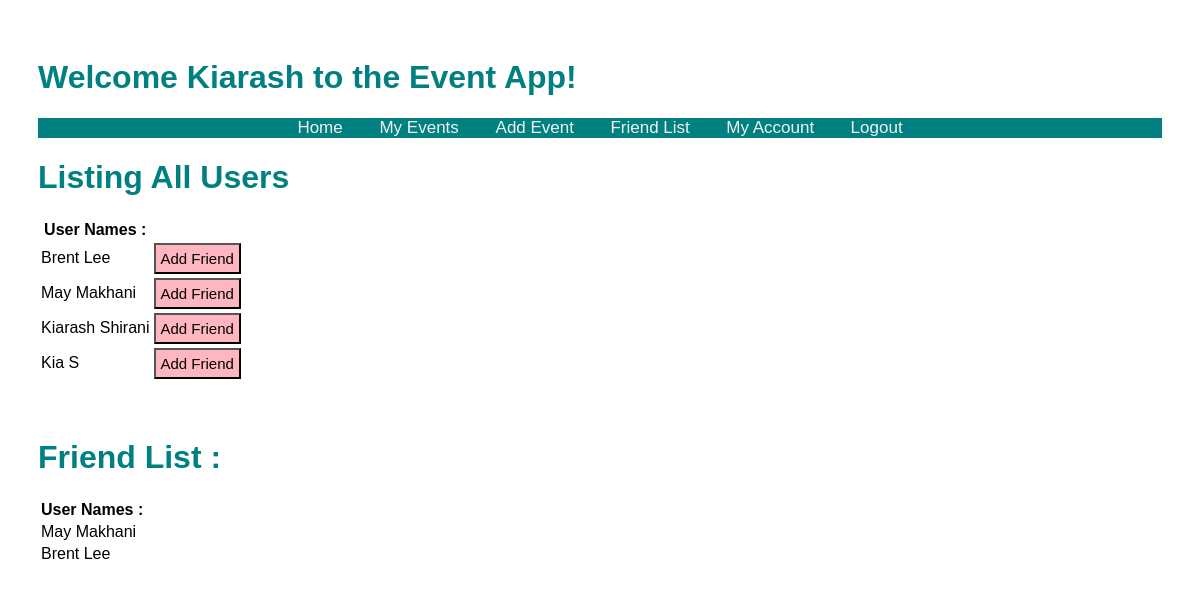
Page /events/friends (signed in) on the committed database.
### models.py (models this page shows, shortened)
class User(db.Model):
    id = db.Column("id", db.Integer, primary_key=True)
    first_name = db.Column("first_name", db.String(100))
    last_name = db.Column("last_name", db.String(100))
    email = db.Column("email", db.String(100))
    password = db.Column(db.String(255), nullable=False)
    registered_on = db.Column(db.DateTime, nullable=False)
    events = db.relationship("Event", backref="user", lazy=True)
    comments = db.relationship("Comment", backref="user", lazy=True)

class Friendship (db.Model):
    id = db.Column(db.Integer, primary_key=True)
    friend_id = db.Column(db.Integer, db.ForeignKey("user.id"), nullable=False)
    user_id = db.Column(db.Integer, db.ForeignKey("user.id"), nullable=False)
    friend = db.relationship("User", backref="user", lazy=True, primaryjoin=friend_id==User.id)

### main.py (the view)
@app.route('/events/friends')
def get_friends():
    if session.get('user'):
        users = db.session.query(User).all()
        my_friends = db.session.query(Friendship).filter_by(user_id = session['user_id']).all()
        return render_template('friends.html', users=users, user=session['user'],friends=my_friends )
    else:
        return redirect(url_for('login'))

### templates/friends.html (shortened to what this page needs)
<!DOCTYPE html>
<html lang="en">
    <head>
        <link rel="stylesheet" href="{{ url_for('static', filename='main.css') }}">
    </head>
    <body>
     <h1>Welcome {{user}} to the Event App!</h1>
     <div class="topnav">
    <nav>
            <a href="{{ url_for('home')}}"> Home </a>
            <a href="/events"> My Events </a>
            <a href="{{url_for('new_event')}}"> Add Event</a>
            <a href="{{url_for('get_friends')}}"> Friend List</a>
            <a href="{{url_for('get_account')}}"> My Account</a>
            <a href="{{ url_for('logout')}}">Logout</a>
        </nav>
     </div>
    <table class="friendlist">
        <h1>Listing All Users</h1>
            <tr>
                <th>User Names :</th>
            </tr>
            {% for user in users %}
            <tr>
                <td>{{user.first_name + " "}}{{user.last_name}}</td>
                <td>
                    <form action = "{{ url_for('friend_add', friend_id=user.id) }}" method="post">
                        <input type="submit" value="Add Friend">
                    </form>
                </td>
            </tr>
            {% endfor %}
        </table>
     <br><br>
    <table class="friendlist">
        <h1> Friend List :</h1>
        <tr>
            <th>User Names : </th>
        </tr>
        {% for friend in friends %}
        <tr>
            <td>{{ friend.friend.first_name + " "}}{{friend.friend.last_name}}</td>
        </tr>
        {% endfor %}
    </table>
    </body>
</html>

### static/main.css (style rules this page uses)
body { padding: 30px 30px; font-family: Arial, Helvetica, sans-serif; }
h1 { color: teal; }
.topnav { overflow: hidden; background-color: teal; text-align: center; }
.topnav a { color: #f2f2f2; padding: 14px 16px; text-decoration: none; font-size: 17px; }
.friendlist th { font-weight: bold; }
input[type='submit'] { background-color: lightpink; color: black; font-size: 15px; padding:5px; font-family: Palatino Linotype, sans-serif; }

### rows in the picture
User: first_name "Kiarash", last_name "Shirani"
User: first_name "Brent", last_name "Lee"
User: first_name "May", last_name "Makhani"
User: first_name "Kia", last_name "S"
Friendship: friend "May", friend.last_name "Makhani"
Friendship: friend "Brent", friend.last_name "Lee"
